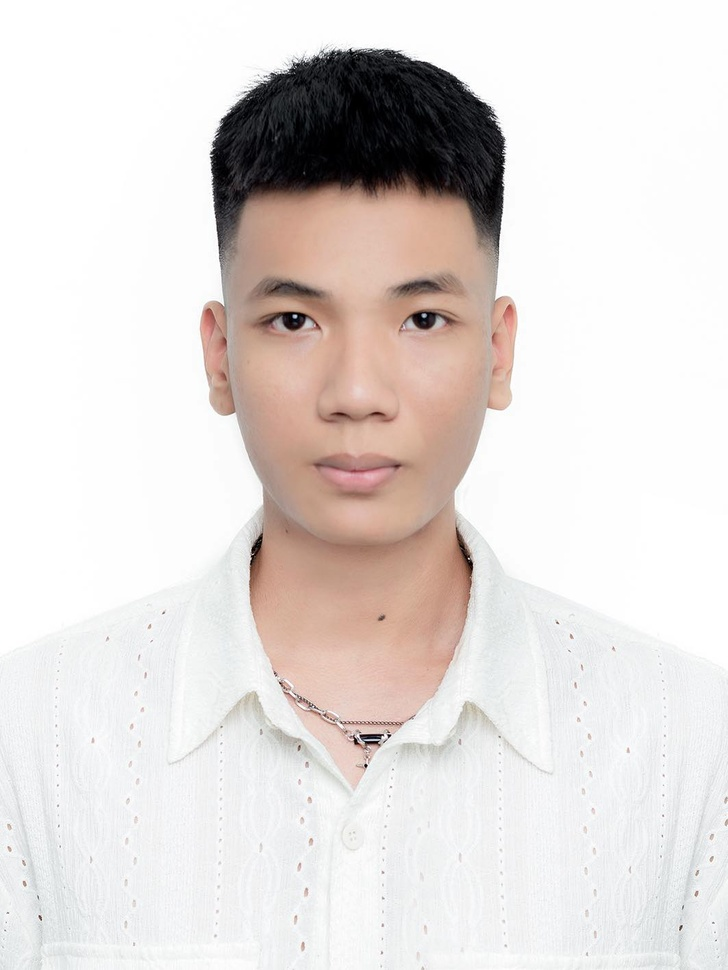
#> input picture test/1.jpg, 728 x 970 px, shrunk from 1063 x 1417 before the run, given as the content of the folder test/1.jpg, which was not available
$ python -i TrainModel.py   (imports and definitions only)
#> lines starting #> are read from the running program, lines starting #| are printed output that depends on the picture
import cv2
import os
import numpy as np
from PIL import Image

class TrainModel:
    def __init__(self):
        self.model = cv2.face.LBPHFaceRecognizer_create()
        self.detector = cv2.CascadeClassifier("model/haarcascade_frontalface_default.xml")

    def get_images_and_labels(self, path):
#> called with path = 'test/1.jpg'
        face_samples = []
        ids = []

        for root, dirs, files in os.walk(path):
            for file in files:
                if file.endswith(".jpg"):
                    image_path = os.path.join(root, file)
                    pil_image = Image.open(image_path).convert('L')
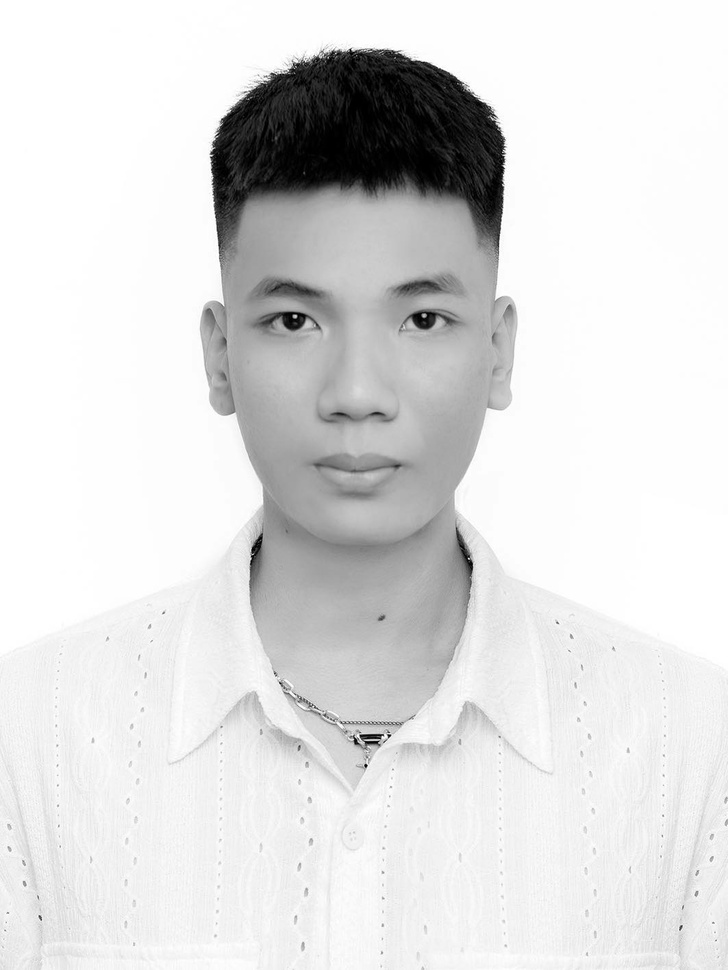
#> pil_image: PIL image 728x970 L; min 0, max 255, mean 222
                    image_np = np.array(pil_image, 'uint8')
                    folder_name = os.path.basename(root)

                    try:
                        id = int(folder_name.split("_")[1])
                    except ValueError:
                        continue

                    faces = self.detector.detectMultiScale(image_np)
                    for (x, y, w, h) in faces:
                        face_samples.append(image_np[y:y+h, x:x+w])
                        ids.append(id)

        return face_samples, ids

    def train(self, dataset_path='dataSet'):
        face_samples, ids = self.get_images_and_labels(dataset_path)
        self.model.train(face_samples, np.array(ids))
        self.model.save('model/trainner.yml')
        print("Model trained successfully!")

>>> result = TrainModel().get_images_and_labels('test/1.jpg')

$ run again, on test/2.jpg
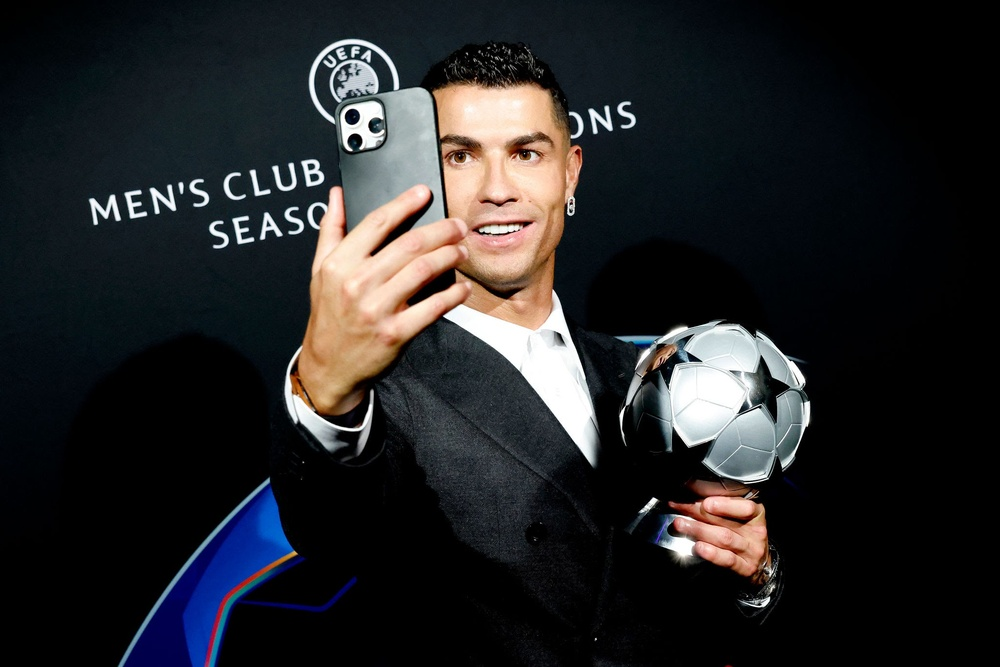
#> input picture test/2.jpg, 1000 x 667 px, shrunk from 2048 x 1365 before the run, given as the content of the folder test/2.jpg, which was not available
#> in get_images_and_labels, `pil_image = Image.open(image_path).convert('L')`:
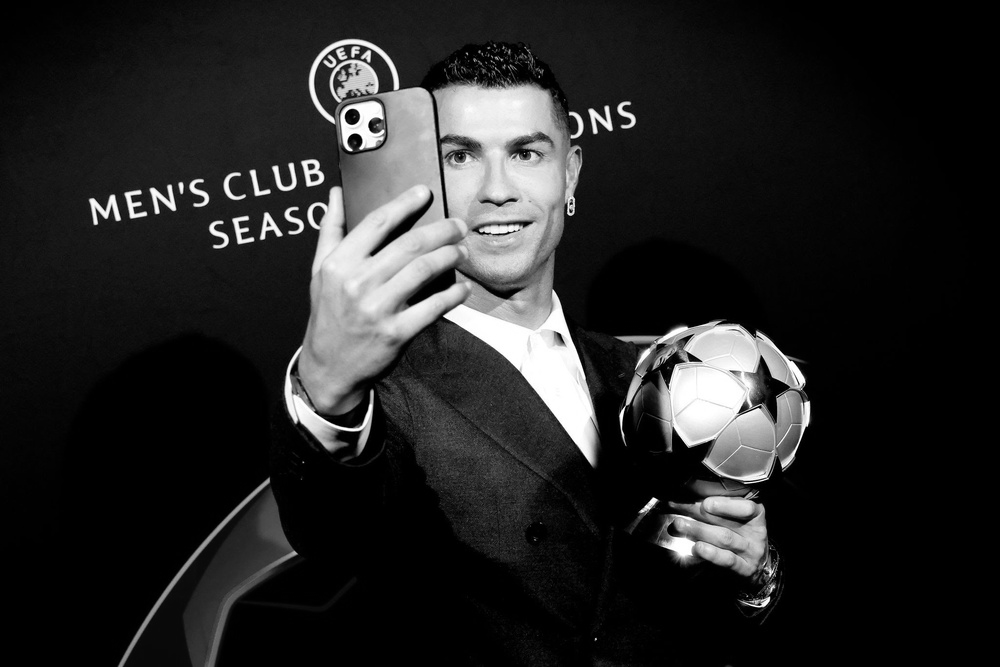
#> pil_image: PIL image 1000x667 L; min 0, max 255, mean 37.3

$ run again, on test/3.jpg
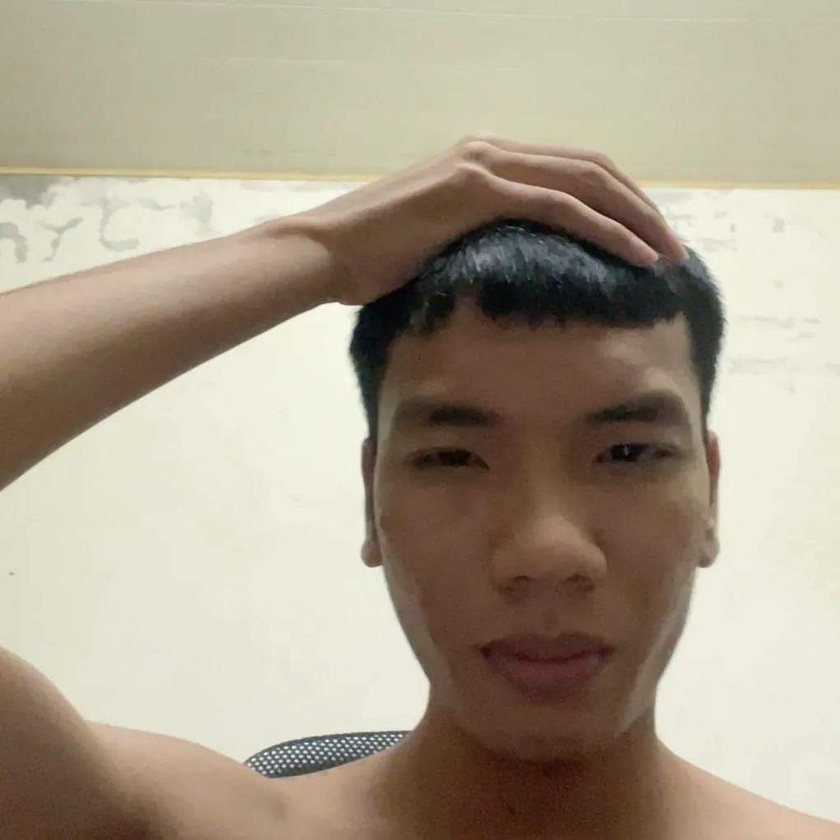
#> input picture test/3.jpg, 840 x 840 px, shrunk from 1020 x 1020 before the run, given as the content of the folder test/3.jpg, which was not available
#> in get_images_and_labels, `pil_image = Image.open(image_path).convert('L')`:
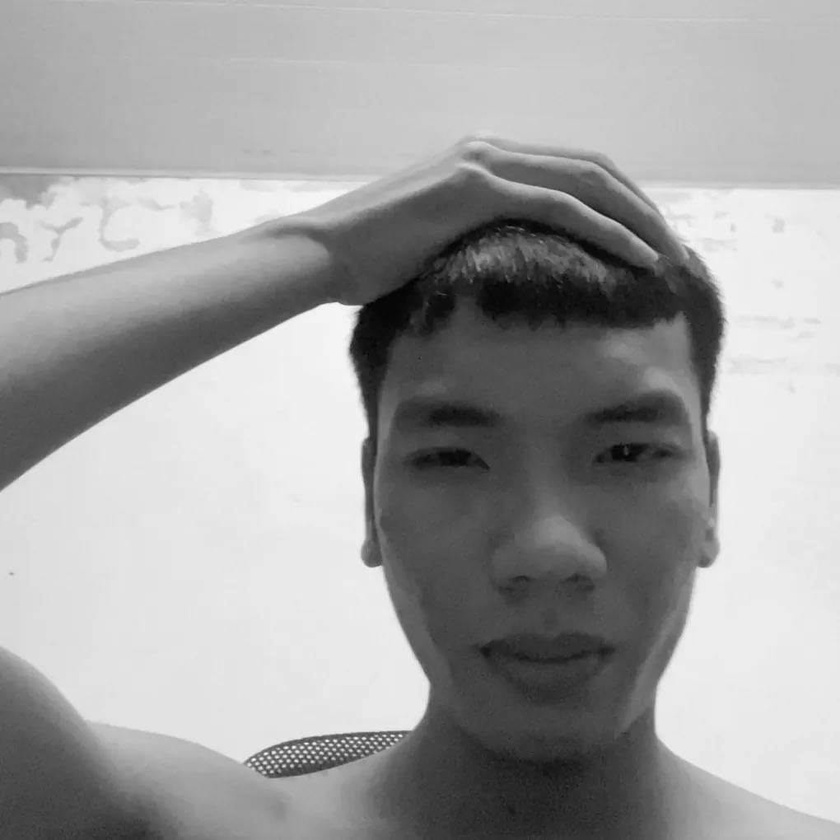
#> pil_image: PIL image 840x840 L; min 0, max 255, mean 160.3

$ run again, on test/5.jpg
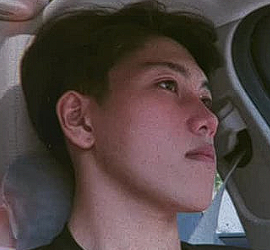
#> input picture test/5.jpg, 270 x 250 px, given as the content of the folder test/5.jpg, which was not available
#> in get_images_and_labels, `pil_image = Image.open(image_path).convert('L')`:
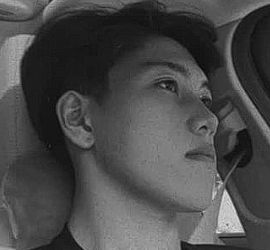
#> pil_image: PIL image 270x250 L; min 2, max 228, mean 73.7
